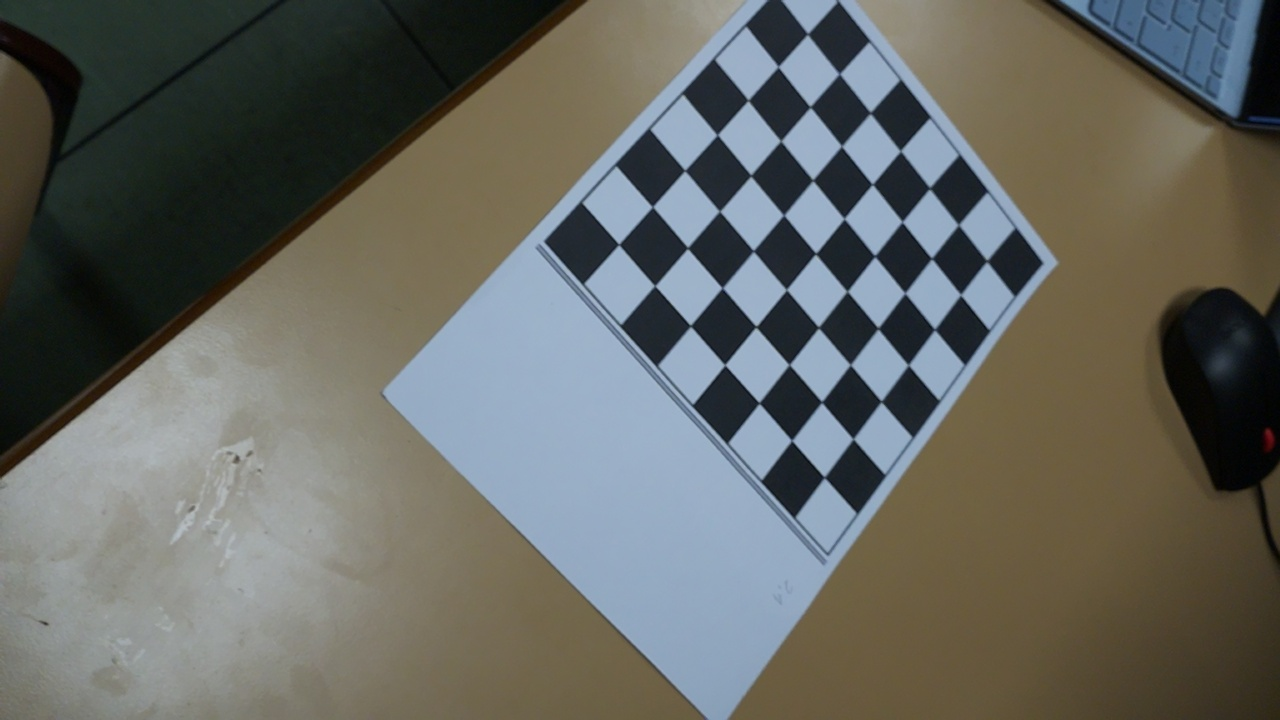
#> input picture data/foto0.jpg, 1280 x 720 px; its folder holds 4 pictures in this run
$ python calibration.py
#> lines starting #> are read from the running program, lines starting #| are printed output that depends on the picture; long printed decimals are rounded
from typing import List
import numpy as np
import imageio
import cv2
import copy
import glob
import os

def load_images(filenames: List) -> List:
    return [imageio.imread(filename) for filename in filenames]
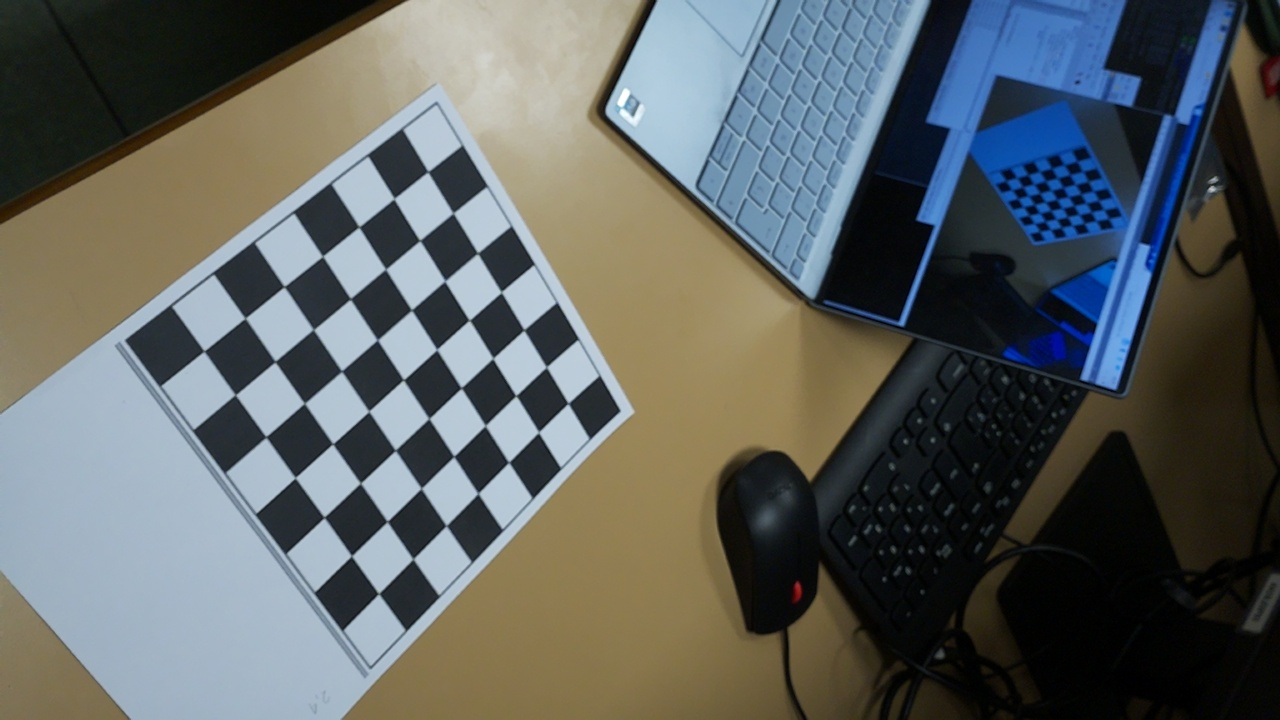
#> input picture data/foto1.jpg, 1280 x 720 px
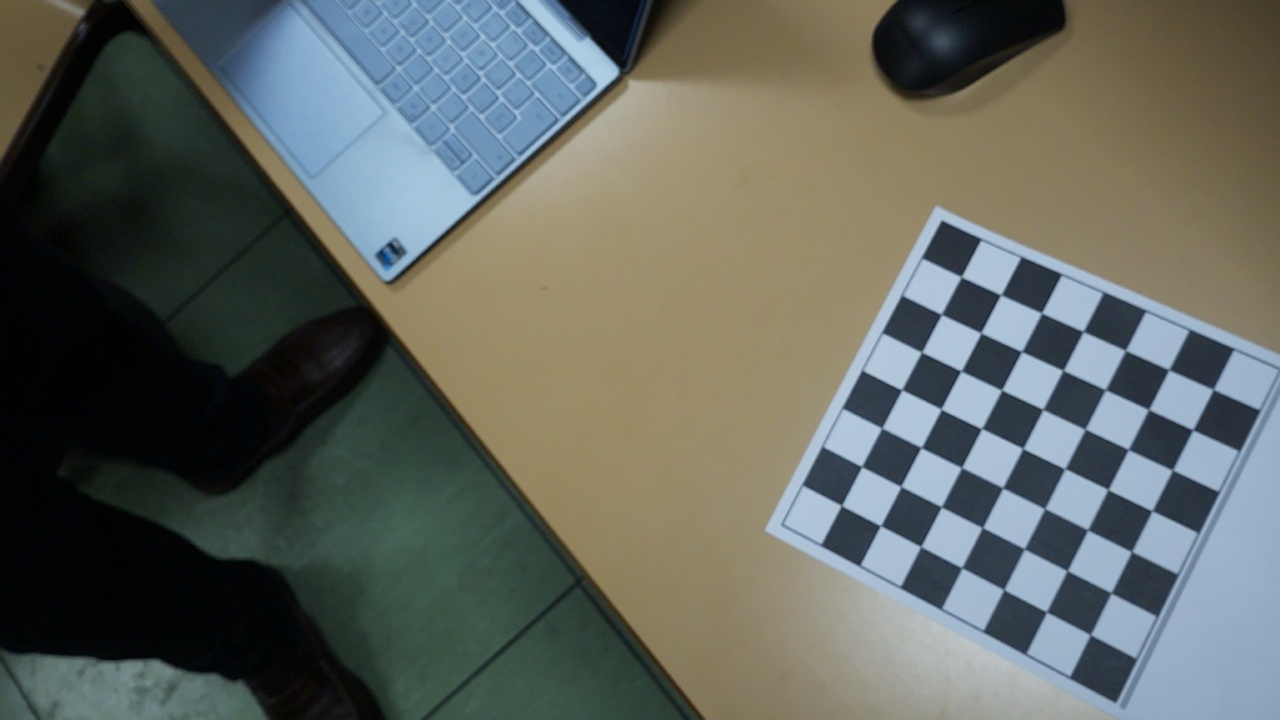
#> input picture data/foto11.jpg, 1280 x 720 px
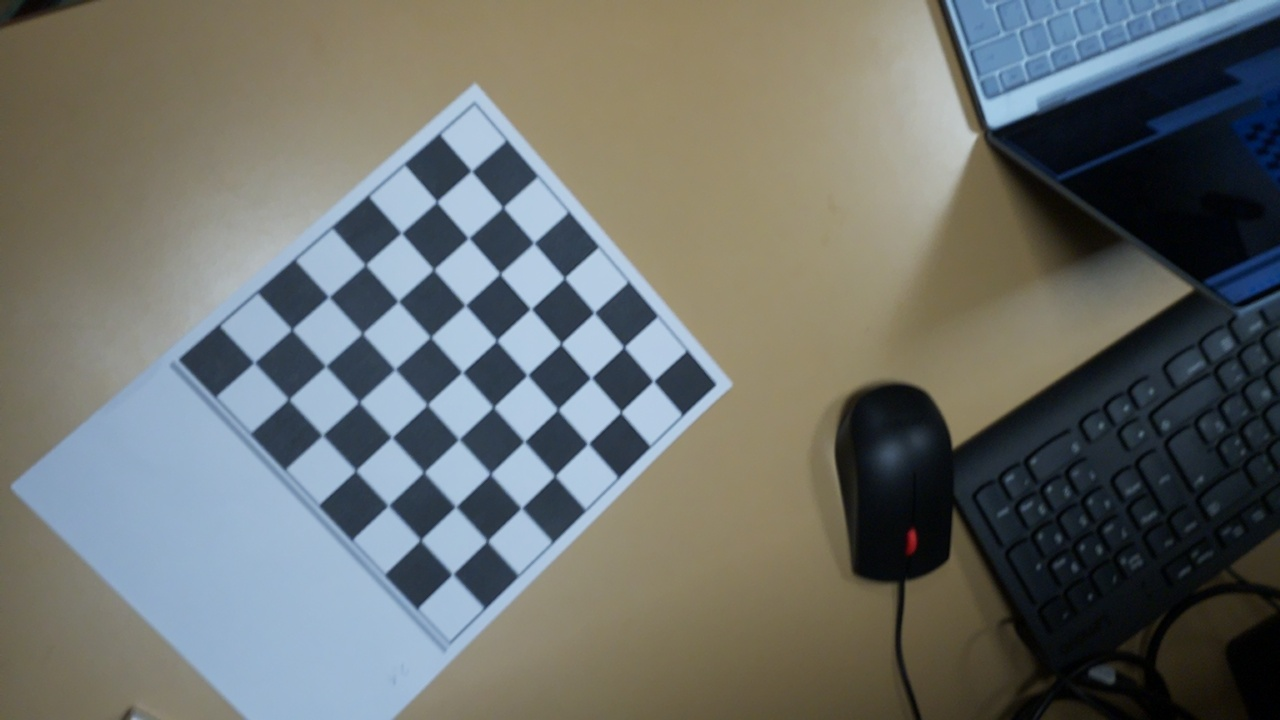
#> input picture data/foto13.jpg, 1280 x 720 px

def show_image(image,i):
    cv2.imshow(f"foto{i}",image)

    cv2.waitKey(0)
    cv2.destroyAllWindows()

def write_image(image,i):
    directorio_new = f"{directorio}\corners"

    if not os.path.exists(directorio_new):
        os.makedirs(directorio_new)
    filename = f"{directorio_new}\img{i}.jpg"

    if not os.path.exists(filename):
        cv2.imwrite(filename,image)

def get_chessboard_points(chessboard_shape, dx, dy):

    points = []

    for i in range(chessboard_shape[1]):
        for j in range(chessboard_shape[0]):
            points.append([dx*i,dy*j,0])
    return points

# TODO Build a list containing the paths of all images from the left camera
directorio = "data"

imgs_path_raw = os.listdir(directorio)
imgs_path = [f"{directorio}/{img}" for img in  imgs_path_raw if img != "corners"]
imgs = load_images(imgs_path)
#> imgs = 4 items

# TODO Find corners with cv2.findChessboardCorners()
corners = [cv2.findChessboardCorners(img,(7,7))for img in imgs]
#> corners = 4 items

corners_copy = copy.deepcopy(corners)
#> corners_copy = 4 items
criteria = (cv2.TERM_CRITERIA_EPS + cv2.TERM_CRITERIA_MAX_ITER, 24, 0.01)

# TODO To refine corner detections with cv2.cornerSubPix() you need to input grayscale images. Build a list containing grayscale images.

imgs_gray = [cv2.cvtColor(img,cv2.COLOR_BGR2GRAY) for img in imgs]
#> imgs_gray = 4 items

corners_refined = [cv2.cornerSubPix(i, cor[1], (7, 7), (-1, -1), criteria) if cor[0] else [] for i, cor in zip(imgs_gray, corners_copy)]
#> corners_refined = 4 items

imgs_copy = copy.deepcopy(imgs)
#> imgs_copy = 4 items

# TODO Use cv2.drawChessboardCorners() to draw the cornes
imgs_draw = [cv2.drawChessboardCorners(img,(7,7),np.array(corner),True) for img,corner in zip(imgs_copy,corners_refined)]
#> imgs_draw = 4 items


for i in range(len(imgs_draw)):
    show_image(imgs_draw[i],i)
    write_image(imgs_draw[i],i)
#> this loop made 4 passes
#> filename in write_image on passes 1 to 4: 'data\\corners\\img0.jpg', 'data\\corners\\img1.jpg', 'data\\corners\\img2.jpg', 'data\\corners\\img3.jpg'
#> pass 2, in show_image (call 2), `cv2.imshow(f"foto{i}",image)`:
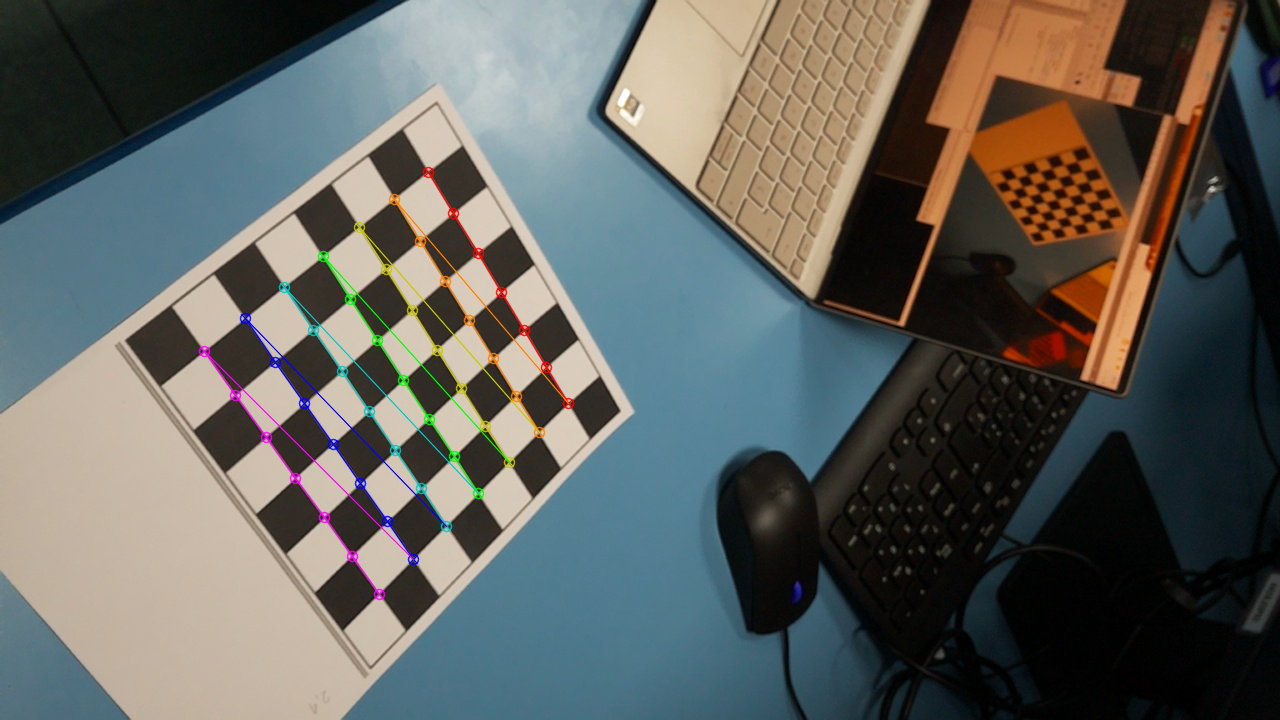
#> window 'foto1': shape (720, 1280, 3); mean B, G, R 93, 97.6, 96.1

# TODO You need the points for every image, not just one
chessboard_points = np.asarray(get_chessboard_points((7, 7), 24, 24), dtype=np.float32)
list_chessboard_points = np.asarray([chessboard_points for _ in range(len(corners_refined))], dtype=np.float32)
print(len(list_chessboard_points))
#| 4

# Filter data and get only those with adequate detections
valid_corners = [cor[1] for cor in corners if cor[0]]
#> valid_corners = 4 items
# Convert list to numpy array
valid_corners = np.asarray(valid_corners, dtype=np.float32)
len(valid_corners)

# Como la primera foto no es "valid" tenemos que quitar el primer elemento de list_chessboard_points
rms, intrinsics, dist_coeffs, rvecs, tvecs = cv2.calibrateCamera(list_chessboard_points,valid_corners,(imgs[1].shape[1],imgs[1].shape[0]),None,None)
#> rms = 0.537; intrinsics = [[1469.9, 0, 671.4], [0, 1482.7, 399.8], [0, 0, 1]]; dist_coeffs = [[-0.0354, 1.09, 0.0092, 0.00634, -3.88]]; rvecs = ([1.04, 2.43, 0.21], [0.788, 2.3, 0.339], [-1.57, -2.6, 0.466], [1.03, 2.67, 0.197]); tvecs = ([62.82, -168.5, 679.4], [-119.2, -110.9, 715.2], [161.6, -68.55, 824], [-101.7, -115.7, 743.7])

# Obtain extrinsics
extrinsics = list(map(lambda rvec, tvec: np.hstack((cv2.Rodrigues(rvec)[0], tvec)), rvecs, tvecs))
#> extrinsics = 4 items

# Print outputs
print("Intrinsics:\n", intrinsics)
#| Intrinsics:
#|  [[1.46993456e+03 0.00000000e+00 6.71442502e+02]
#|  [0.00000000e+00 1.48274334e+03 3.99752013e+02]
#|  [0.00000000e+00 0.00000000e+00 1.00000000e+00]]
print("Distortion coefficients:\n", dist_coeffs)
#| Distortion coefficients:
#|  [[-0.03538  1.093  0.009195  0.006337  -3.881]]
print("Root mean squared reprojection error:\n", rms)
#| Root mean squared reprojection error:
#|  0.537
